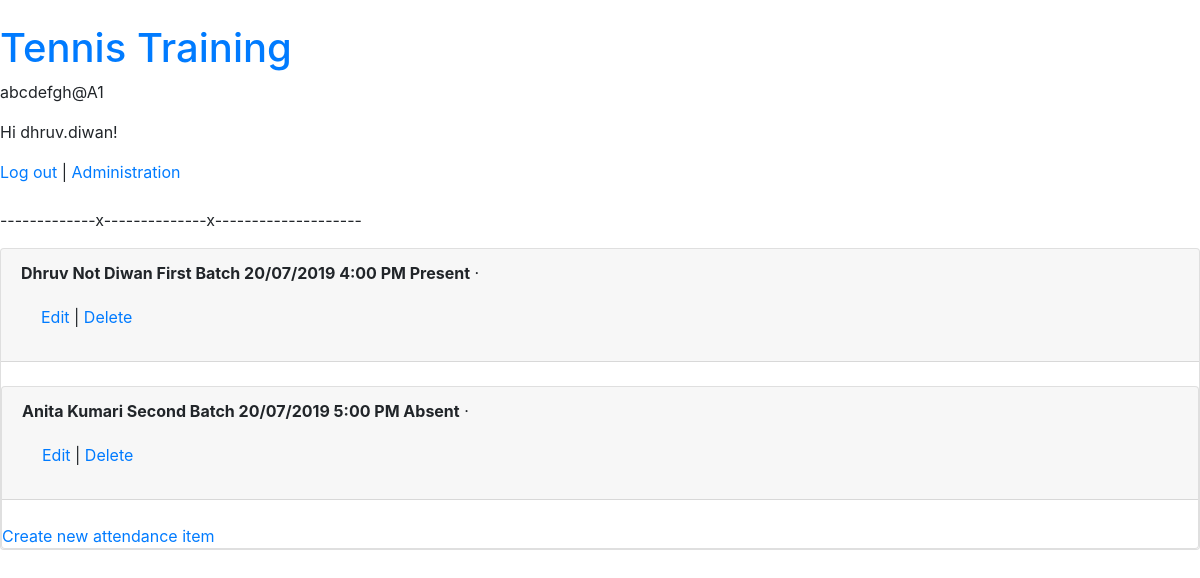
Page /attendance/item/ (signed in) on the earlier database version.
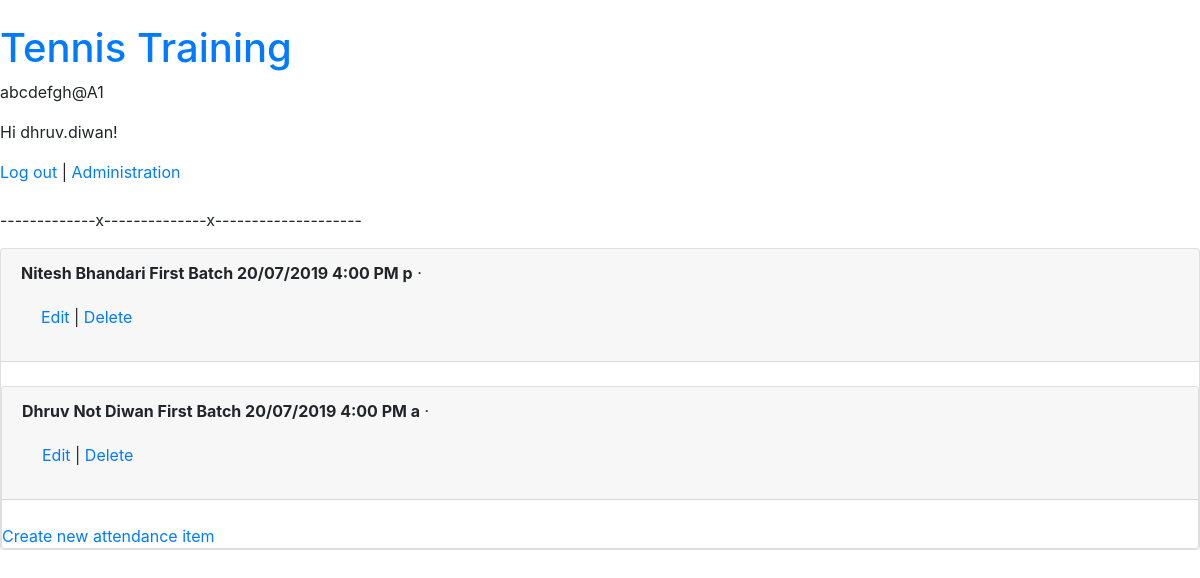
Same page on the later database version.
### users/models.py (models this page shows)
class CustomUser(AbstractUser):
    middle_name = models.CharField(null = True, max_length=300)
    date_of_birth = models.DateField(null = True)
    mobile = PhoneNumberField(null = True)
    telephone = PhoneNumberField(null = True)
    intercom = models.CharField(null = True, max_length=300)

### attendance/models.py (models this page shows, shortened)
class AttendanceItem(models.Model):
    student = models.ForeignKey(AttendancePerson, on_delete = models.CASCADE,)
    attendance_event = models.ForeignKey(AttendanceEvent, on_delete = models.CASCADE,)
    status = models.CharField(null = True, max_length=300)
    def __str__(self):
        return '\t'.join([self.student.name() , str(self.attendance_event) , self.status])

class AttendancePerson(models.Model):
    first_name = models.CharField(null = True, max_length=300)
    last_name = models.CharField(null = True, blank = True, max_length=300)
    middle_name = models.CharField(null = True, blank = True, max_length=300)
    date_of_birth = models.DateField(null = True, blank = True)
    mobile = PhoneNumberField(null = True, blank = True)
    telephone = PhoneNumberField(null = True, blank = True, max_length=300)
    user = models.ForeignKey(CustomUser, blank = True, null = True, on_delete = models.CASCADE,)
    title = models.CharField(null = True, max_length=300)
    subtitle = models.CharField(null = True, max_length=300)
    def name(self):
        n = self.first_name
        if self.middle_name:
            n += " " + self.middle_name
        if self.last_name:
            n += " " + self.last_name
        return n

class AttendanceEvent(models.Model):
    name = models.CharField(null = True, max_length=300)
    students = models.ManyToManyField(AttendancePerson, blank = True)
    batches = models.ManyToManyField(Batch, blank = True)
    scheduled_date_time = models.DateTimeField(null = True, blank = True)
    execution_date_time = models.DateTimeField(null = True, blank = True)
    event_status = models.CharField(null = True, max_length=300)
    def __str__(self):
        return self.name

### attendance/item/views.py (the view)
# urls.py: path('', AttendanceItemListView.as_view(), name='attendance_item_list'),
class AttendanceItemListView(LoginRequiredMixin , ListView):
    model = AttendanceItem
    template_name = 'item/attendance_item_list.html'
    login_url = 'login'

### attendance/templates/item/attendance_item_list.html (shortened to what this page needs)
{% extends 'base.html' %}
{% block content %}
{% for attendance_item in object_list %}
<div class="card">
  <div class="card-header">
    <span class="font-weight-bold">{{ attendance_item }}</span> &middot;
    <div class="card-body">
      <a href="{% url 'attendance_item_edit' attendance_item.pk %}">Edit</a> |
      <a href="{% url 'attendance_item_delete' attendance_item.pk %}">Delete</a>
    </div>
  </div>
  <br />
  {% endfor %}
  <a href="{% url 'attendance_item_new' %}">Create new attendance item</a>
  {% endblock content %}

### templates/base.html (shortened to what this page needs)
﻿<!DOCTYPE html>
<html>
<head>
    <link rel="stylesheet"
          href="https://stackpath.bootstrapcdn.com/bootstrap/4.1.3/css/\bootstrap.min.css"
>
</head>
<body>
  <div>
    <header>
      <div class="nav-left">
        <h1><a href="{% url 'home' %}">Tennis Training</a></h1>
      </div>
    </header>
    <p>abcdefgh@A1</p>
    {% if user.is_authenticated %}
      <p>Hi {{ user.username }}!</p>
      <a href="{% url 'logout' %}">Log out</a>
    {% else %}
      <p>You are not logged in.</p>
      <a href="{% url 'login' %}">Log In</a> |
      <a href="{% url 'signup' %}">Sign Up</a>
    {% endif %}
       | <a href="/admin" target="_blank">Administration</a>
<br><br>
<p>-------------x--------------x--------------------</p>
    {% block content %}
    {% endblock content %}
  </div>
</body>
</html>

Differences in the rows shown:
removed AttendanceItem: student+attendance_event+status "Dhruv Not Diwan First Batch 20/07/2019 4:00 PM Present"
removed AttendanceItem: student+attendance_event+status "Anita Kumari Second Batch 20/07/2019 5:00 PM Absent"
added AttendanceItem: student+attendance_event+status "Nitesh Bhandari First Batch 20/07/2019 4:00 PM p"
added AttendanceItem: student+attendance_event+status "Dhruv Not Diwan First Batch 20/07/2019 4:00 PM a"
